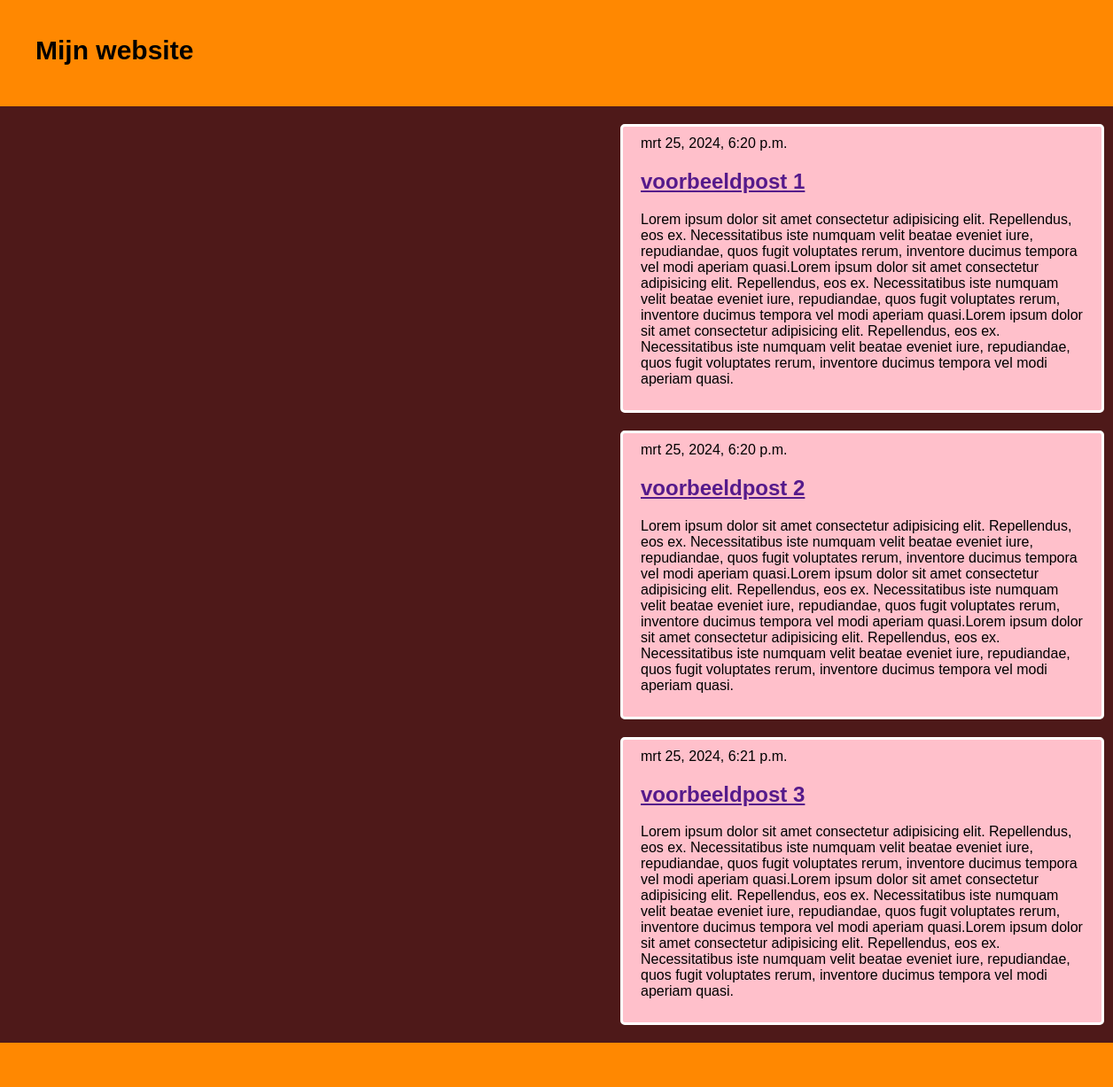
The page / on the database its author committed.
### blog/models.py (models this page shows, shortened)
class Post(models.Model):
   author = models.ForeignKey(settings.AUTH_USER_MODEL, on_delete=models.CASCADE)
   title = models.CharField(max_length=200)
   text = models.TextField()
   created_date = models.DateTimeField(default=timezone.now)
   published_date = models.DateTimeField(blank=True, null=True)

### blog/views.py (the view)
# urls.py: path('', views.post_list, name='post_list'),
def post_list(request):
     posts = Post.objects.filter(published_date__lte=timezone.now()).order_by('published_date')
     return render(request, 'blog/post_list.html', {'posts': posts})

### blog/templates/blog/post_list.html (shortened to what this page needs)
{% load static %}
<!DOCTYPE html>
<html lang="en">
<head>
    <link rel="stylesheet" href="{% static 'css/style.css' %}">
</head>
<body>
    <link rel="stylesheet" href="{%}">
    <header><h2 id="mijntitel">Mijn website</h2></header>
    {% block content %}
        {% for post in posts %}
   <div id="div1">
            <article class="post">
                <time class="date">{{ post.published_date }}</time>
                <h2><a href="">{{ post.title }}</a></h2>
                <p>{{ post.text|linebreaksbr }}</p>
            </article>
        </div>
        {% endfor %}
    {% endblock %}
    <footer></footer>
</body>
</html>

### blog/static/css/style.css (style rules this page uses)
body { background-color: orange; color: black; }
article { width: 500px; margin-bottom: 40px; border: 3px solid red; }

### blog/templates/blog/post_list.html (style rules this page uses)
body { font-family: Arial, sans-serif; background-color: #f0f0f0; margin: 0; padding: 0; background-color: rgb(78, 25, 25); }
.post { margin-left: 500px; background-color: pink; border-radius: 5px; margin: 0; margin-bottom: 20px; padding: 10px 20px; border: 3px solid rgb(255, 255, 255); font-family:Arial, Helvetica, sans-serif; }
header { background-color: rgb(255, 136, 1); color: white; padding: 10px 0; font-size: 20px; height: 100px; }
h2 { color: orangered; font-size: 24px; }
#div1 { background-color: rgb(78, 25, 25); margin-left: 700px; margin-top: 20px; }
#mijntitel { color: rgb(0, 0, 0); font-size: 1.5em; margin-left: 40px; margin-top: 30px; }
footer { height: 50px; background-color: rgb(255, 136, 1); }

### rows shown on the page
Post: published_date "mrt 25, 2024, 6:20 p.m.", title "voorbeeldpost 1", text "Lorem ipsum dolor sit amet consectetur adipisicing elit. Repellendus, eos ex. Necessitatibus iste numquam velit beatae eveniet iure, repudiandae, quos fugit voluptates rerum, inventore ducimus tempora vel modi aperiam quasi.Lorem ipsum dolor sit amet consectetur adipisicing elit. Repellendus, eos ex. Necessitatibus iste numquam velit beatae eveniet iure, repudiandae, quos fugit voluptates rerum, inventore ducimus tempora vel modi aperiam quasi.Lorem ipsum dolor sit amet consectetur adipisicing elit. Repellendus, eos ex. Necessitatibus iste numquam velit beatae eveniet iure, repudiandae, quos fugit voluptates rerum, inventore ducimus tempora vel modi aperiam quasi."
Post: published_date "mrt 25, 2024, 6:20 p.m.", title "voorbeeldpost 2", text "Lorem ipsum dolor sit amet consectetur adipisicing elit. Repellendus, eos ex. Necessitatibus iste numquam velit beatae eveniet iure, repudiandae, quos fugit voluptates rerum, inventore ducimus tempora vel modi aperiam quasi.Lorem ipsum dolor sit amet consectetur adipisicing elit. Repellendus, eos ex. Necessitatibus iste numquam velit beatae eveniet iure, repudiandae, quos fugit voluptates rerum, inventore ducimus tempora vel modi aperiam quasi.Lorem ipsum dolor sit amet consectetur adipisicing elit. Repellendus, eos ex. Necessitatibus iste numquam velit beatae eveniet iure, repudiandae, quos fugit voluptates rerum, inventore ducimus tempora vel modi aperiam quasi."
Post: published_date "mrt 25, 2024, 6:21 p.m.", title "voorbeeldpost 3", text "Lorem ipsum dolor sit amet consectetur adipisicing elit. Repellendus, eos ex. Necessitatibus iste numquam velit beatae eveniet iure, repudiandae, quos fugit voluptates rerum, inventore ducimus tempora vel modi aperiam quasi.Lorem ipsum dolor sit amet consectetur adipisicing elit. Repellendus, eos ex. Necessitatibus iste numquam velit beatae eveniet iure, repudiandae, quos fugit voluptates rerum, inventore ducimus tempora vel modi aperiam quasi.Lorem ipsum dolor sit amet consectetur adipisicing elit. Repellendus, eos ex. Necessitatibus iste numquam velit beatae eveniet iure, repudiandae, quos fugit voluptates rerum, inventore ducimus tempora vel modi aperiam quasi."
